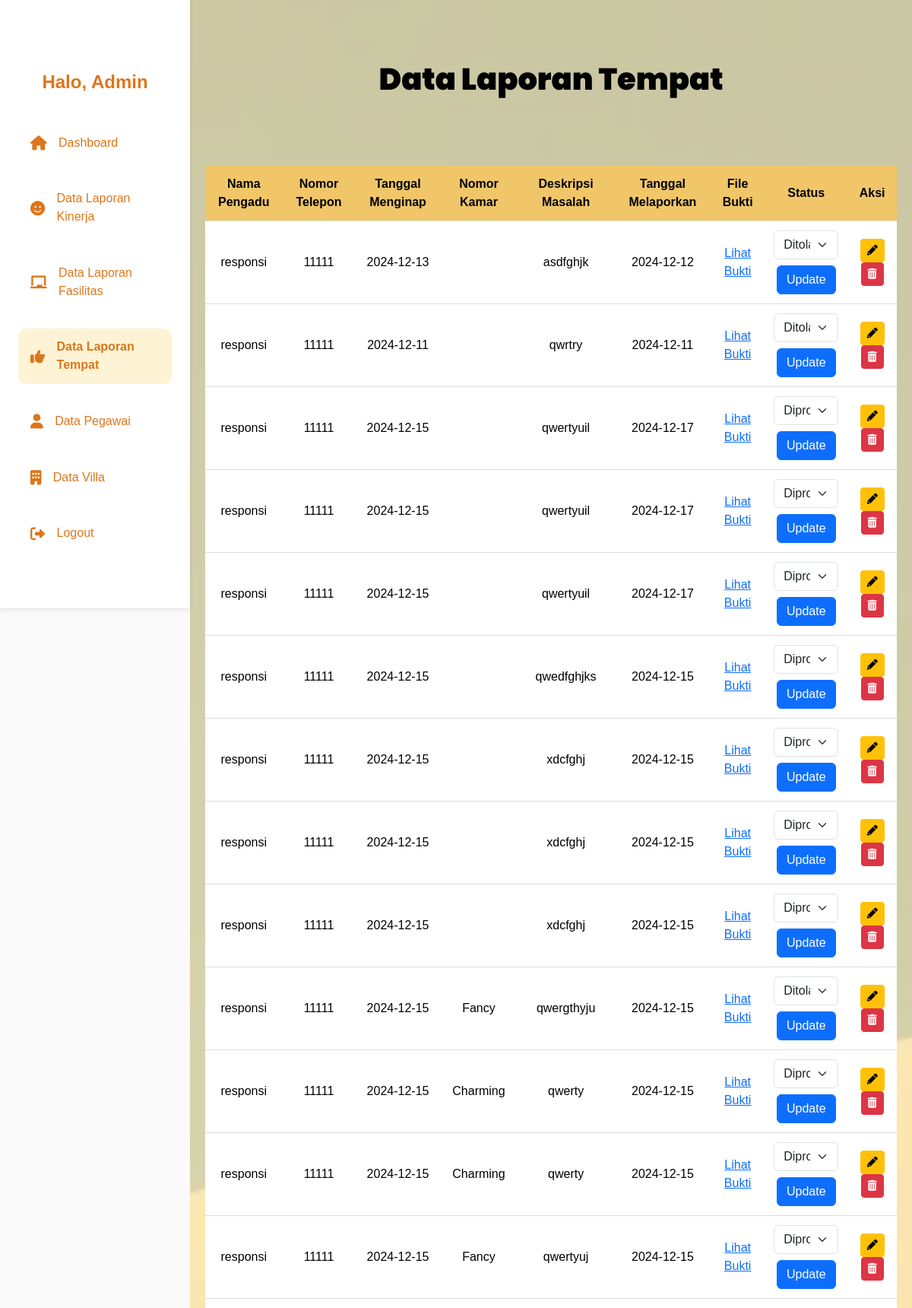
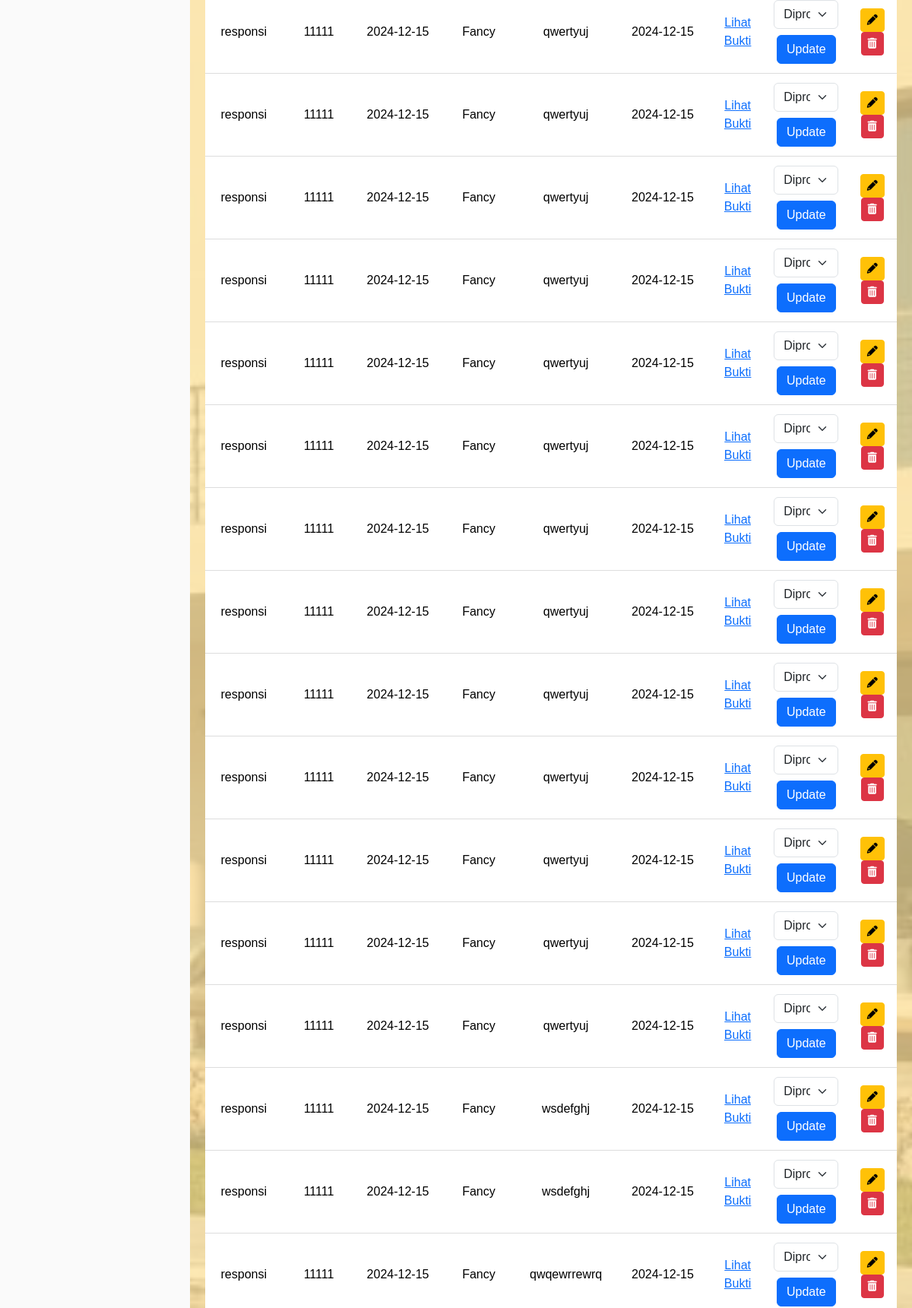
Screenshot of /DashboardTempt.php (upper part) with the database file from the repository (2 pictures, top to bottom).
### tables this page shows
CREATE TABLE `tempat` (
  `id_pengaduan` int(11) NOT NULL,
  `nama_pengadu` varchar(255) NOT NULL,
  `no_telepon_pengadu` varchar(15) NOT NULL,
  `tanggal_menginap` date NOT NULL,
  `nomor_kamar` enum('Dreamy','Fancy','Charming') DEFAULT NULL,
  `jenis_masalah` enum('Kerusakan Bangunan','Kebersihan Villa','Perawatan yang Kurang','Suasana Villa Merasa Tidak Aman atau Lainnya','Perbedaan Kondisi Properti dengan Foto Properti di Iklan','Masalah Aksesibilitas','Kenyamanan pada Waktu Penginapan','Lainnya') NOT NULL,
  `deskripsi_masalah` text NOT NULL,
  `waktu_pengaduan` date DEFAULT current_timestamp(),
  `file_bukti` varchar(255) DEFAULT NULL,
  `status` enum('Diterima','Ditolak','Diproses') NOT NULL DEFAULT 'Diproses',
  `id_villa` int(11) DEFAULT NULL
);

### DashboardTempt.php (the view, shortened to what this page needs)
<?php
$servername = "localhost";
$username = "root";
$password = "";
$dbname = "filya_suite";
$conn = new mysqli($servername, $username, $password, $dbname);
$sql = "SELECT * FROM tempat";
$result = $conn->query($sql);
?>
<!DOCTYPE html>
<html lang="en">
<head>
    <link rel="stylesheet" href="https://cdnjs.cloudflare.com/ajax/libs/font-awesome/6.0.0-beta3/css/all.min.css">
    <link href="https://cdn.jsdelivr.net/npm/bootstrap@5.3.0-alpha1/dist/css/bootstrap.min.css" rel="stylesheet">
    <link rel="stylesheet" href="https://cdn.jsdelivr.net/npm/bootstrap-icons@1.10.3/font/bootstrap-icons.css">
</head>
<div class="sidebar">
    <div class="sidebar-header">
        <h2>Halo, Admin</h2>
    </div>
    <n class="sidebar-menu">
        <a href="Dashboardadmin.php" class="menu-item">
            <i class="fas fa-home"></i> Dashboard
        </a>
        <a href="DashbordKinerja.php" class="menu-item">
            <i class="fas fa-smile"></i> Data Laporan Kinerja
        </a>
        <a href="DashbordFasilitas.php" class="menu-item">
            <i class="fas fa-chalkboard"></i> Data Laporan Fasilitas
        </a>
        <a href="DashboardTempt.php" class="menu-item active">
            <i class="fas fa-thumbs-up"></i> Data Laporan Tempat
        </a>
        <a href="Dashboarddatapegawai.php" class="menu-item">
            <i class="fas fa-user"></i> Data Pegawai
        </a>
        <a href="datavilla.php" class="menu-item">
            <i class="fas fa-building"></i> Data Villa
        </a>
        <div class="sidebar-footer">
            <a href="logout.php" class="menu-item">
                <i class="fas fa-sign-out-alt"></i> Logout
            </a>
        </div>
</div>
<div class="main-content">
    <h1><strong>Data Laporan Tempat</strong></h1>
    <div class="table-responsive">
        <table>
            <thead>
                <tr>
                    <th>Nama Pengadu</th>
                    <th>Nomor Telepon</th>
                    <th>Tanggal Menginap</th>
                    <th>Nomor Kamar</th>
                    <th>Deskripsi Masalah</th>
                    <th>Tanggal Melaporkan</th>
                    <th>File Bukti</th>
                    <th>Status</th>
                    <th>Aksi</th>
                </tr>
            </thead>
            <tbody>
                <?php if (isset($result) && $result->num_rows > 0): ?>
                    <?php while ($row = $result->fetch_assoc()): ?>
                        <tr>
                            <td><?php echo isset($row['nama_pengadu']) ? $row['nama_pengadu'] : ''; ?></td>
                            <td><?php echo isset($row['no_telepon_pengadu']) ? $row['no_telepon_pengadu'] : ''; ?></td>
                            <td><?php echo isset($row['tanggal_menginap']) ? $row['tanggal_menginap'] : ''; ?></td>
                            <td><?php echo isset($row['nomor_kamar']) ? $row['nomor_kamar'] : ''; ?></td>
                            <td><?php echo isset($row['deskripsi_masalah']) ? $row['deskripsi_masalah'] : ''; ?></td>
                            <td><?php echo isset($row['waktu_pengaduan']) ? $row['waktu_pengaduan'] : ''; ?></td>
                            <td>
                                <?php if (!empty($row['file_bukti'])): ?>
                                    <a href="<?php echo isset($row['file_bukti']) ? $row['file_bukti'] : ''; ?>" target="">Lihat
                                        Bukti</a>
                                <?php else: ?>
                                    Tidak Ada Bukti
                                <?php endif; ?>
                            </td>
                            <td>
                                <form method="POST" action="">
                                    <select name="status" class="form-select">
                                        <option value="Ditolak" <?php echo ($row['status'] == 'Ditolak') ? 'selected' : ''; ?>>
                                            Ditolak</option>
                                        <option value="Diproses" <?php echo ($row['status'] == 'Diproses') ? 'selected' : ''; ?>>
                                            Diproses</option>
                                    </select>
                                    <button type="submit" name="update_status" class="btn btn-primary mt-2">Update</button>
                                </form>
                            </td>
                            <td>
                                <a href="proses_tempat/edit.php?id=<?php echo $row['id_pengaduan']; ?>"
                                    class="btn btn-warning btn-sm">
                                    <i class="fas fa-pencil-alt"></i>
                                </a>
                                <a href="proses_tempat/delete.php?id=<?php echo $row['id_pengaduan']; ?>"
                                    class="btn btn-danger btn-sm"
                                    onclick="return confirm('Apakah Anda yakin ingin menghapus data ini?')">
                                    <i class="fas fa-trash-alt"></i>
                                </a>
                            </td>
                        </tr>
                    <?php endwhile; ?>
                <?php else: ?>
                    <tr>
                        <td colspan="10">Tidak ada data ditemukan</td>
                    </tr>
                <?php endif; ?>
            </tbody>
        </table>
    </div>
</div>
</body>
</html>

### DashboardTempt.php (style rules this page uses)
* { box-sizing: border-box; margin: 0; padding: 0; }
.sidebar { background-color: #ffffff; width: 250px; padding: 1.5em; height: 100vh; box-shadow: 0 2px 5px rgba(0, 0, 0, 0.1); color: #DD761C; display: flex; flex-direction: column; position: fixed; top: 0; left: 0; overflow-y: auto; z-index: 1000; }
.sidebar-header { margin-bottom: 2em; text-align: center; }
.sidebar-header h2 { font-size: 1.5em; font-weight: bold; color: #DD761C; margin-top: 70px; }
.sidebar-menu { display: flex; flex-direction: column; gap: 1.5em; }
.menu-item { display: flex; align-items: center; font-size: 1em; text-decoration: none; color: #DD761C; padding: 0.8em 1em; border-radius: 10px; transition: background-color 0.3s, color 0.3s; }
.menu-item i { margin-right: 0.8em; font-size: 1.2em; }
.menu-item.active { background-color: #fef3d4; font-weight: bold; }
.main-content { flex: 1; padding: 30px 20px; background-color: #FDE49E; margin-left: 250px; text-align: center; background-image: url('blubrown.jpg'); background-size: cover; background-position: center; background-repeat: no-repeat; position: relative; }
.main-content::before { content: ''; position: absolute; top: 0; left: 0; right: 0; bottom: 0; background-color: rgba(253, 228, 158, 0.7); z-index: 1; }
.main-content h1 { position: relative; z-index: 2; font-family: 'Poppins', sans-serif; margin: 0; font-size: 2.5rem; font-weight: bold; color: black; margin-bottom: 90px; margin-top: 50px; }
.table-responsive { overflow-x: auto; margin-top: 20px; position: relative; }
table { width: 100%; border-collapse: collapse; background-color: #fff; border-radius: 5px; box-shadow: 0 2px 5px rgba(0, 0, 0, 0.1); position: relative; z-index: 2; }
th, td { padding: 12px; text-align: center; border-bottom: 1px solid #ddd; color: black; }
th { background-color: #f0c669; font-weight: bold; color: black; }

### rows the page displays
tempat: nama_pengadu "responsi", no_telepon_pengadu "11111", tanggal_menginap "2024-12-13", deskripsi_masalah "asdfghjk", waktu_pengaduan "2024-12-12", status "Ditolak"
tempat: nama_pengadu "responsi", no_telepon_pengadu "11111", tanggal_menginap "2024-12-11", deskripsi_masalah "qwrtry", waktu_pengaduan "2024-12-11", status "Ditolak"
tempat: nama_pengadu "responsi", no_telepon_pengadu "11111", tanggal_menginap "2024-12-15", deskripsi_masalah "qwertyuil", waktu_pengaduan "2024-12-17", status "Diproses"
tempat: nama_pengadu "responsi", no_telepon_pengadu "11111", tanggal_menginap "2024-12-15", deskripsi_masalah "qwertyuil", waktu_pengaduan "2024-12-17", status "Diproses"
tempat: nama_pengadu "responsi", no_telepon_pengadu "11111", tanggal_menginap "2024-12-15", deskripsi_masalah "qwertyuil", waktu_pengaduan "2024-12-17", status "Diproses"
tempat: nama_pengadu "responsi", no_telepon_pengadu "11111", tanggal_menginap "2024-12-15", deskripsi_masalah "qwedfghjks", waktu_pengaduan "2024-12-15", status "Diproses"
tempat: nama_pengadu "responsi", no_telepon_pengadu "11111", tanggal_menginap "2024-12-15", deskripsi_masalah "xdcfghj", waktu_pengaduan "2024-12-15", status "Diproses"
tempat: nama_pengadu "responsi", no_telepon_pengadu "11111", tanggal_menginap "2024-12-15", deskripsi_masalah "xdcfghj", waktu_pengaduan "2024-12-15", status "Diproses"
tempat: nama_pengadu "responsi", no_telepon_pengadu "11111", tanggal_menginap "2024-12-15", deskripsi_masalah "xdcfghj", waktu_pengaduan "2024-12-15", status "Diproses"
tempat: nama_pengadu "responsi", no_telepon_pengadu "11111", tanggal_menginap "2024-12-15", nomor_kamar "Fancy", deskripsi_masalah "qwergthyju", waktu_pengaduan "2024-12-15", status "Ditolak"
tempat: nama_pengadu "responsi", no_telepon_pengadu "11111", tanggal_menginap "2024-12-15", nomor_kamar "Charming", deskripsi_masalah "qwerty", waktu_pengaduan "2024-12-15", status "Diproses"
tempat: nama_pengadu "responsi", no_telepon_pengadu "11111", tanggal_menginap "2024-12-15", nomor_kamar "Charming", deskripsi_masalah "qwerty", waktu_pengaduan "2024-12-15", status "Diproses"
tempat: nama_pengadu "responsi", no_telepon_pengadu "11111", tanggal_menginap "2024-12-15", nomor_kamar "Fancy", deskripsi_masalah "qwertyuj", waktu_pengaduan "2024-12-15", status "Diproses"
tempat: nama_pengadu "responsi", no_telepon_pengadu "11111", tanggal_menginap "2024-12-15", nomor_kamar "Fancy", deskripsi_masalah "qwertyuj", waktu_pengaduan "2024-12-15", status "Diproses"
tempat: nama_pengadu "responsi", no_telepon_pengadu "11111", tanggal_menginap "2024-12-15", nomor_kamar "Fancy", deskripsi_masalah "qwertyuj", waktu_pengaduan "2024-12-15", status "Diproses"
tempat: nama_pengadu "responsi", no_telepon_pengadu "11111", tanggal_menginap "2024-12-15", nomor_kamar "Fancy", deskripsi_masalah "qwertyuj", waktu_pengaduan "2024-12-15", status "Diproses"
tempat: nama_pengadu "responsi", no_telepon_pengadu "11111", tanggal_menginap "2024-12-15", nomor_kamar "Fancy", deskripsi_masalah "qwertyuj", waktu_pengaduan "2024-12-15", status "Diproses"
tempat: nama_pengadu "responsi", no_telepon_pengadu "11111", tanggal_menginap "2024-12-15", nomor_kamar "Fancy", deskripsi_masalah "qwertyuj", waktu_pengaduan "2024-12-15", status "Diproses"
tempat: nama_pengadu "responsi", no_telepon_pengadu "11111", tanggal_menginap "2024-12-15", nomor_kamar "Fancy", deskripsi_masalah "qwertyuj", waktu_pengaduan "2024-12-15", status "Diproses"
tempat: nama_pengadu "responsi", no_telepon_pengadu "11111", tanggal_menginap "2024-12-15", nomor_kamar "Fancy", deskripsi_masalah "qwertyuj", waktu_pengaduan "2024-12-15", status "Diproses"
tempat: nama_pengadu "responsi", no_telepon_pengadu "11111", tanggal_menginap "2024-12-15", nomor_kamar "Fancy", deskripsi_masalah "qwertyuj", waktu_pengaduan "2024-12-15", status "Diproses"
tempat: nama_pengadu "responsi", no_telepon_pengadu "11111", tanggal_menginap "2024-12-15", nomor_kamar "Fancy", deskripsi_masalah "qwertyuj", waktu_pengaduan "2024-12-15", status "Diproses"
tempat: nama_pengadu "responsi", no_telepon_pengadu "11111", tanggal_menginap "2024-12-15", nomor_kamar "Fancy", deskripsi_masalah "qwertyuj", waktu_pengaduan "2024-12-15", status "Diproses"
tempat: nama_pengadu "responsi", no_telepon_pengadu "11111", tanggal_menginap "2024-12-15", nomor_kamar "Fancy", deskripsi_masalah "qwertyuj", waktu_pengaduan "2024-12-15", status "Diproses"
tempat: nama_pengadu "responsi", no_telepon_pengadu "11111", tanggal_menginap "2024-12-15", nomor_kamar "Fancy", deskripsi_masalah "qwertyuj", waktu_pengaduan "2024-12-15", status "Diproses"
tempat: nama_pengadu "responsi", no_telepon_pengadu "11111", tanggal_menginap "2024-12-15", nomor_kamar "Fancy", deskripsi_masalah "qwertyuj", waktu_pengaduan "2024-12-15", status "Diproses"
tempat: nama_pengadu "responsi", no_telepon_pengadu "11111", tanggal_menginap "2024-12-15", nomor_kamar "Fancy", deskripsi_masalah "wsdefghj", waktu_pengaduan "2024-12-15", status "Diproses"
tempat: nama_pengadu "responsi", no_telepon_pengadu "11111", tanggal_menginap "2024-12-15", nomor_kamar "Fancy", deskripsi_masalah "wsdefghj", waktu_pengaduan "2024-12-15", status "Diproses"
tempat: nama_pengadu "responsi", no_telepon_pengadu "11111", tanggal_menginap "2024-12-15", nomor_kamar "Fancy", deskripsi_masalah "qwqewrrewrq", waktu_pengaduan "2024-12-15", status "Diproses"
